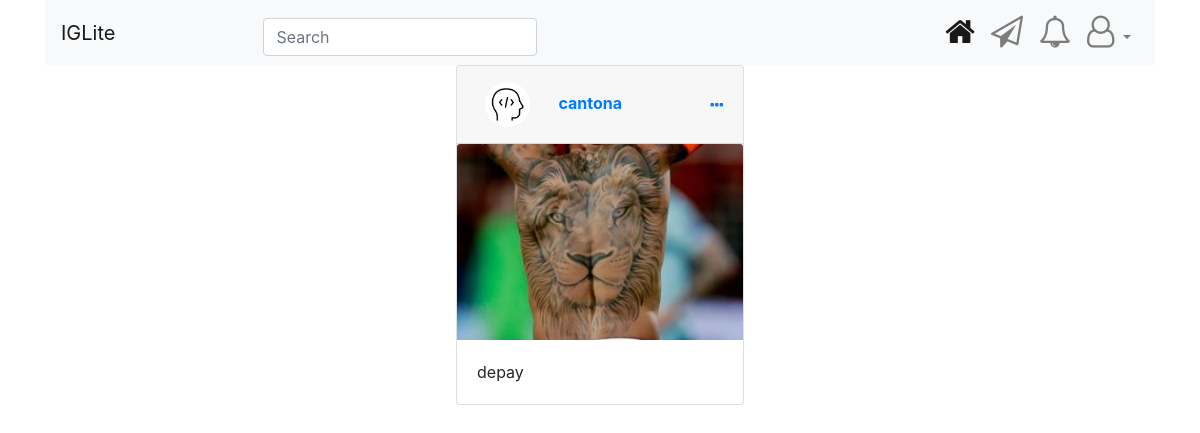
/post/1/, run on an earlier commit of the app's database.
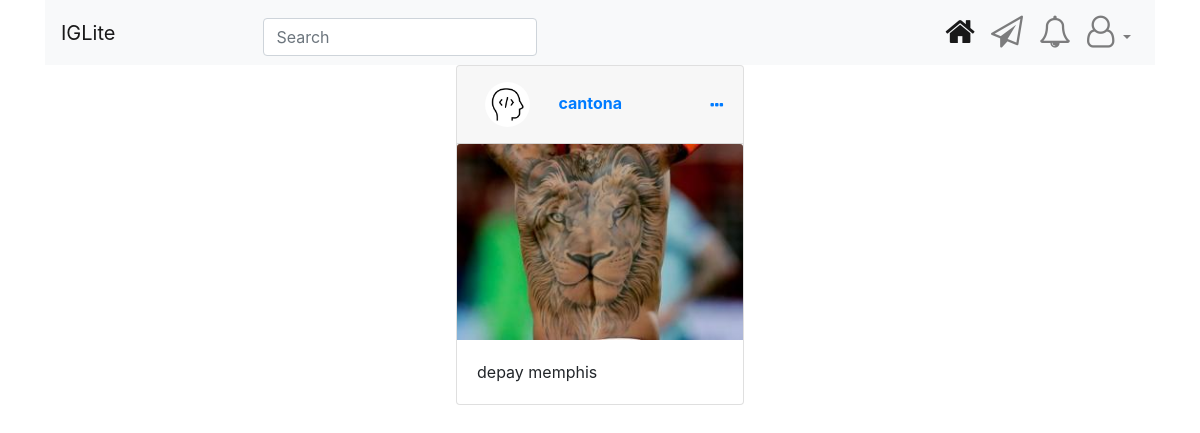
And on a later commit of the database.
### insta/models.py (models this page shows, shortened)
class Post(models.Model):
    caption = models.TextField()
    posts = models.ImageField(upload_to='posts/images')
    instagrammer = models.ForeignKey(
        User, on_delete=models.CASCADE, null=False, blank=True, default=None)
    ''' The function below tells the view where to redirect after post is
        created i.e. finds the url of the model object that returns the path
        to any specific instance (find the location to a specific post).
    '''

### users/models.py (models this page shows, shortened)
class Profile(models.Model):
    user = models.OneToOneField(User, on_delete=models.CASCADE)
    image = models.ImageField(default='default.jpg', upload_to='profile.jpg',
                              height_field=None, width_field=None, max_length=None)
    name = models.CharField(max_length=50, default='DEFAULT VALUE')
    website = models.URLField(max_length=50, default='DEFAULT VALUE')
    bio = models.TextField(max_length=500, default='DEFAULT VALUE')
    GENDER_CHOICES = (
        ('M', 'Male'),
        ('F', 'Female'),
    )
    gender = models.CharField(
        max_length=50, choices=GENDER_CHOICES, default='DEFAULT VALUE')

### insta/views.py (the view)
# urls.py: path('post/<int:pk>/', PostDetailView.as_view(), name='post-detail'),
class PostDetailView(DetailView):
    model = Post

### insta/templates/insta/post_detail.html (shortened to what this page needs)
{% extends 'insta/base.html' %} {% block content %}
<div class="container d-flex justify-content-center mb-5">
	<div class="card" style="width: 18rem">
		<div class="card-header">
			<img
				class="rounded-circle my-1 ml-2"
				style="height: 45px; width: 45px"
				src="{{ post.instagrammer.profile.image.url }}"
			/>
			<strong
				><a
					class="ml-4"
					href="{% url 'user-posts' post.instagrammer.username %}"
					>{{ post.instagrammer }}</a
				></strong
			>
			<a
				data-toggle="tooltip"
				data-placement="top"
				title="update post"
				href="{% url 'post-detail' post.id %}"
				style="float: right; margin-top: 15px"
			>
				<i class="fa fa-ellipsis-h" aria-hidden="true"></i>
			</a>
		</div>
		<img src="{{object.posts.url}}" class="card-img-top" alt="..." />
		<div class="card-body">
			<p class="card-text">{{object.caption}}</p>
		</div>
	</div>
</div>
{% endblock content %}

What changed in the data, as far as the page shows it:
changed Post "cantona": caption "depay" → "depay memphis"
